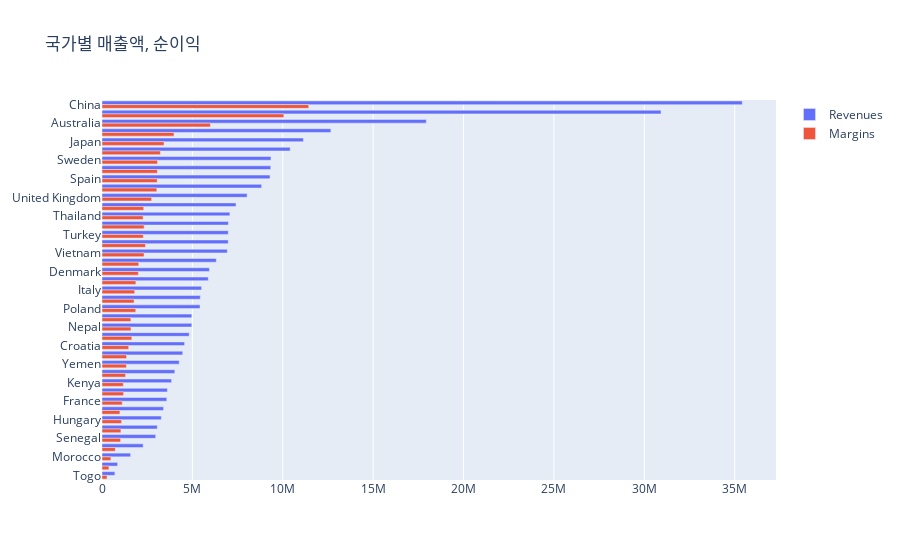

The cell this chart's notebook holds for it:
### Code cell
trace1 = go.Bar(y = df_g1['Country'], # y축
                x = df_g1['Revenue'], # x축
                name = 'Revenues',
                orientation = 'h'
               )
trace2 = go.Bar(y = df_g1['Country'], # y축
                x = df_g1['Margin'], # x축
                name = 'Margins',
                orientation = 'h'
               )
data = [trace1, trace2]
# Change the bar mode
layout = go.Layout(title = '국가별 매출액, 순이익', 
                   barmode = 'group',
#                    yaxis = dict(autorange='reversed'),
                   yaxis = {'autorange':'reversed'}
                  )
fig = go.Figure(data, layout)
fig.show()

### Figure 1 — Plotly figure (JSON) as saved in the notebook; plotly's stock layout.template omitted (floating-point values rounded to 4 significant figures)
{"data": [{"name": "Revenues", "orientation": "h", "type": "bar", "x": [35420000.0, 30920000.0, 17940000.0, 12660000.0, 11140000.0, 10410000.0, 9347000.0, 9334000.0, 9295000.0, 8829000.0, 8027000.0, 7413000.0, 7073000.0, 6991000.0, 6984000.0, 6983000.0, 6930000.0, 6322000.0, 5943000.0, 5878000.0, 5510000.0, 5437000.0, 5422000.0, 4968000.0, 4966000.0, 4825000.0, 4569000.0, 4467000.0, 4271000.0, 4028000.0, 3849000.0, 3618000.0, 3585000.0, 3406000.0, 3279000.0, 3059000.0, 2971000.0, 2278000.0, 1581000.0, 865300.0, 712200.0], "y": ["China", "United States of America", "Australia", "Canada", "Japan", "Russia", "Sweden", "South Korea", "Spain", "Iceland", "United Kingdom", "Singapore", "Thailand", "Belgium", "Turkey", "Taiwan", "Vietnam", "Philippines", "Denmark", "Mexico", "Italy", "Germany", "Poland", "Egypt", "Nepal", "Mongolia", "Croatia", "Norway", "Yemen", "New Zealand", "Kenya", "Austria", "France", "Malaysia", "Hungary", "Cuba", "Senegal", "Ethiopia", "Morocco", "Greece", "Togo"]}, {"name": "Margins", "orientation": "h", "type": "bar", "x": [11430000.0, 10060000.0, 5999000.0, 3982000.0, 3430000.0, 3230000.0, 3072000.0, 3063000.0, 3053000.0, 3033000.0, 2745000.0, 2308000.0, 2275000.0, 2331000.0, 2284000.0, 2405000.0, 2326000.0, 2031000.0, 2012000.0, 1873000.0, 1807000.0, 1774000.0, 1867000.0, 1595000.0, 1603000.0, 1649000.0, 1475000.0, 1358000.0, 1349000.0, 1305000.0, 1179000.0, 1194000.0, 1120000.0, 991500.0, 1082000.0, 1046000.0, 1030000.0, 736200.0, 491600.0, 382100.0, 278500.0], "y": ["China", "United States of America", "Australia", "Canada", "Japan", "Russia", "Sweden", "South Korea", "Spain", "Iceland", "United Kingdom", "Singapore", "Thailand", "Belgium", "Turkey", "Taiwan", "Vietnam", "Philippines", "Denmark", "Mexico", "Italy", "Germany", "Poland", "Egypt", "Nepal", "Mongolia", "Croatia", "Norway", "Yemen", "New Zealand", "Kenya", "Austria", "France", "Malaysia", "Hungary", "Cuba", "Senegal", "Ethiopia", "Morocco", "Greece", "Togo"]}], "layout": {"barmode": "group", "title": {"text": "국가별 매출액, 순이익"}, "yaxis": {"autorange": "reversed"}}}
